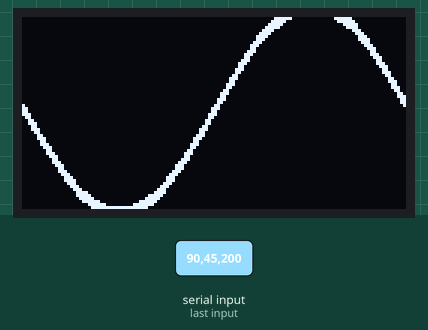
Bench run of a program on a simulated Arduino Uno, built with avr-gcc and run on an emulated ATmega328P. Shown: 128×64 one-colour display. Wiring (inferred from the names in the program): SSD1306 OLED at I2C address 0x3C. Inputs (shaded band) come from the test bench. What the program prints to the serial monitor is not drawn.

1.3 s: "90,45,200\n" received over Serial
Above: at 2.6 s.
2.9 s: "30,150,10\n" received over Serial
4.5 s: "5\n" received over Serial
Timing chart, 0 to 7.5 s (numbered marks = the images above; inputs shaded):
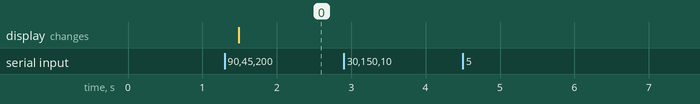

Measured:
- after the input at 1.3 s, the display: changes after 0.19 s (image 0)
- after the input at 2.9 s, every drawn part: stays the same
- after the input at 4.5 s, every drawn part: stays the same

The program:

main.cpp
```cpp
#include <Arduino.h>
#include "displayService.h"
#include <Wire.h>
#include "comms/reciever.h"


oled screen(128, 64);
displayService display(&screen);

void checkSerial(void)
{
  serialMessage newMessage = getSerialMessage();

  switch (newMessage.messageType)
  {
    case noCommand:  break;

    case changeScreen:
    {
      display.showScreen(newMessage.data);
      break;
    }

    case setWaveform:
    {
      display.setLFOwave(newMessage.data);
      break;
    }

    case setRate:
    {
      display.setLFOrate(newMessage.data);
      break;
    }

    case setAmp:
    {
      display.setLFOamp(newMessage.data);
      break;
    }

    case setPhase:
    {
      display.setLFOphase(newMessage.data);
      break;
    }

    default: break;
    }

}


void setup()
{
  Serial.begin(9600);

  Serial.println("init");
  Serial.println("OLED Example\n");
  Wire.begin();
  Wire.setClock(1000000);

  screen.begin();
  screen.clear();

}

void loop()
{
  checkSerial();
}
```

reciever.cpp
```cpp
#include "reciever.h"

enum messageByteNames
{
    commandByte = 0,
    dataByte = 1,

};


// Sample input: 1,2\n
char inputBuffer[40];
uint16_t newCommand[3] = {};
byte newByte[2] = {};
int counter = 0;


serialMessage getSerialMessage(void)
{
    serialMessage newMessage;

    newMessage.messageType = 0;
    newMessage.data = 0;

    if(Serial.available() > 0)
    {
        Serial.readBytesUntil('\n', inputBuffer, 3);

        Serial.print("buffer = ");
        Serial.println(inputBuffer);


        char* pch = strtok(inputBuffer,",\r\n");

    while(pch != NULL)
    {
      newCommand[counter] = atoi(pch);
      newByte[counter] = *pch;
      pch = strtok(NULL, ",\r\n");
      counter++;
    }

    counter = 0;

    newMessage.messageType = newByte[commandByte];
    newMessage.data = (newByte[dataByte] - 48);    //  -48 temp so we can test with ascii via serial monitor

    Serial.print ("New serial message,   type = ");
    Serial.print (newMessage.messageType);
    Serial.print (",  data = ");
    Serial.println (newMessage.data);


  }
    return newMessage;
}
```

reciever.h
```cpp
#ifndef RECIEVER_H
#define RECIEVER_H

#include <Arduino.h>


enum commandTypes
{
    noCommand = 48,   //  offset so we can send ascii in serial monitor to test
    changeScreen,
    setWaveform,
    setRate,
    setAmp,
    setPhase
};

struct serialMessage
{
    byte messageType = 0;
    byte data = 0;
};

serialMessage getSerialMessage(void);

//void checkSerial(oled);


#endif
```

displayService.cpp
```cpp
#include "displayService.h"


displayService::displayService(oled* screenPtr)
{
    screen = screenPtr;
}

displayService::~displayService()
{
}


void displayService::showScreen(byte screenNumber)
{
    Serial.print("show screen: ");
    Serial.println(screenNumber);

    switch (screenNumber)
    {
    case 1:
        screen->splashScreen();
        break;

    default:
        break;
    }

}

void displayService::updateLFO()
{
    switch (LFOshape)
    {
        case sine:
        {
            screen->sine(LFOrate, LFOamp);
            break;
        }

        case triangle:
        {
            screen->triangle(LFOrate, LFOamp);
            break;
        }

        case rampUp:
        {
            screen->saw(LFOrate, LFOamp);
            break;
        }

        case rampDown:
        {
            screen->saw(LFOrate, LFOamp);
            break;
        }

        case squaree:
        {
            screen->square(LFOrate, LFOamp);
            break;
        }

        case nonMusicLFO:
        {
            screen->square(LFOrate, LFOamp);
            break;
        }


        default:
            break;
    }

    screen->display();

}

void displayService::setLFOwave(byte waveForm)
{
    Serial.print("set wave: ");
    Serial.println(waveForm);

    LFOshape = waveForm;

    updateLFO();
}


void displayService::setLFOrate(byte rate)
{
    Serial.print("set rate: ");
    Serial.println(rate);

    LFOrate = rate;

    updateLFO();
}


void displayService::setLFOamp(byte amp)
{
    Serial.print("set amp: ");
    Serial.println(amp);

    LFOamp = amp;

    updateLFO();
}


void displayService::setLFOphase(byte phase)
{
    Serial.print("set phase: ");
    Serial.println(phase);

    LFOphase = phase;

    updateLFO();
}
```

displayService.h
```cpp
#ifndef DISPLAY_SERVICE_H
#define DISPLAY_SERVICE_H

#include <Arduino.h>
#include "drivers/oled.h"
#include "globals.h"


class displayService
{
    private:
        oled* screen;

        byte currentScreen = 0;

        byte LFOshape = sine;
        byte LFOrate = 0;
        byte LFOamp = 0;
        byte LFOphase = 0;


        void updateLFO();


    public:
        displayService(oled* screenPtr);
        ~displayService();

        void showScreen(byte screenNumber);
        void setLFOwave(byte waveForm);
        void setLFOrate(byte rate);
        void setLFOamp(byte amp);
        void setLFOphase(byte phase);
};


#endif //  DISPLAY_SERVICE_H
```

globals.h
```cpp
#ifndef GLOBALS_H
#define GLOBALS_H

#include <Arduino.h>


enum waveForms
{
    noWaveform = 0,
    sine,
    triangle,
    rampUp,
    rampDown,
    squaree,
    nonMusicLFO
};


#endif  //  GLOBALS_H
```

SSD1306_i2c.cpp
```cpp
// #include "SSD1306_i2c.h"
// #include <Wire.h>

// //I2C
// #define IIC_CMD        0X00
// #define IIC_RAM        0X40
// #define command(Reg)  I2C_Write_Byte(Reg, IIC_CMD)
// #define data(Data)    I2C_Write_Byte(Data, IIC_RAM)

// #define MEMORYMODE 0x20          ///< See datasheet
// #define COLUMNADDR 0x21          ///< See datasheet
// #define PAGEADDR 0x22            ///< See datasheet
// #define SETCONTRAST 0x81         ///< See datasheet
// #define CHARGEPUMP 0x8D          ///< See datasheet
// #define SEGREMAP 0xA0            ///< See datasheet
// #define DISPLAYALLON_RESUME 0xA4 ///< See datasheet
// #define DISPLAYALLON 0xA5        ///< Not currently used
// #define NORMALDISPLAY 0xA6       ///< See datasheet
// #define INVERTDISPLAY 0xA7       ///< See datasheet
// #define SETMULTIPLEX 0xA8        ///< See datasheet
// #define DISPLAYOFF 0xAE          ///< See datasheet
// #define DISPLAYON 0xAF           ///< See datasheet
// #define COMSCANINC 0xC0          ///< Not currently used
// #define COMSCANDEC 0xC8          ///< See datasheet
// #define SETDISPLAYOFFSET 0xD3    ///< See datasheet
// #define SETDISPLAYCLOCKDIV 0xD5  ///< See datasheet
// #define SETPRECHARGE 0xD9        ///< See datasheet
// #define SETCOMPINS 0xDA          ///< See datasheet
// #define SETVCOMDETECT 0xDB       ///< See datasheet

// #define SETPAGE 0xB0
// #define SETLOWCOLUMN 0x00
// #define SETHIGHCOLUMN 0x10
// #define SETSTARTLINE 0x40  ///< See datasheet

// #define EXTERNALVCC 0x01  ///< External display voltage source
// #define SWITCHCAPVCC 0x02 ///< Gen. display voltage from 3.3V

// #define RIGHT_HORIZONTAL_SCROLL 0x26              ///< Init rt scroll
// #define LEFT_HORIZONTAL_SCROLL 0x27               ///< Init left scroll
// #define VERTICAL_AND_RIGHT_HORIZONTAL_SCROLL 0x29 ///< Init diag scroll
// #define VERTICAL_AND_LEFT_HORIZONTAL_SCROLL 0x2A  ///< Init diag scroll
// #define DEACTIVATE_SCROLL 0x2E                    ///< Stop scroll
// #define ACTIVATE_SCROLL 0x2F                      ///< Start scroll
// #define SET_VERTICAL_SCROLL_AREA 0xA3             ///< Set scroll range


// SSD1306_i2c::SSD1306_i2c(uint8_t addr, uint16_t w, uint16_t h, uint8_t* buf)
// {
//     Serial.println("constructor");
//     Wire.begin();

//     address = addr;
//     width = w;
//     height = h;

//     buffer = buf;
// }

// SSD1306_i2c::~SSD1306_i2c()
// {
// }

// void SSD1306_i2c::begin(void)
// {
//     Serial.println("begin");

//     command(DISPLAYOFF);

//     command(SETDISPLAYCLOCKDIV);
//     command(0x80); // set divide ratio

//     command(SETMULTIPLEX); // multiplex ratio(1 to 64)
//     command(0x3f); // 1/64 duty

//     command(SETDISPLAYOFFSET);
//     command(0x00); // not offset

//     command(CHARGEPUMP);
//     command(0x14); //  (0x10)disable

//     command(SETSTARTLINE);

//     command(NORMALDISPLAY);  // ie not INVERTDISPLAY

//     command(DISPLAYALLON_RESUME);//Disable Entire Display On

//     command(0xa1);//--set segment re-map 128 to 0

//     command(COMSCANDEC);//--Set COM Output Scan Direction 64 to 0

//     command(SETCOMPINS);//--set com pins hardware configuration
//     command(0x12);

//     command(0x81);//--set contrast control register
//     command(0xcf);

//     command(SETPRECHARGE);//--set pre-charge period
//     command(0xf1);

//     command(SETVCOMDETECT);//--set vcomh
//     command(0x40);

//     command(DISPLAYON);//--turn on oled panel
// }

// void SSD1306_i2c::I2C_Write_Byte(uint8_t value, uint8_t cmd)
// {
//   Serial.println("write byte");

//   Wire.beginTransmission(address);
//   Wire.write(cmd);
//   Wire.write(value);
//   Wire.endTransmission();
// }

// void SSD1306_i2c::display(void)
// {
//     Serial.println("display");

//     for (uint8_t page = 0; page < pages; page++)
//     {
//         command(SETPAGE + page);/* set page address */
//         command(SETLOWCOLUMN);   /* set low column address */
//         command(SETHIGHCOLUMN);  /* set high column address */

//         for(uint8_t i = 0; i < width; i++)
//         {
//           data(buffer[i+ page * width]);// write data one
//         }
//     }
// }

// void SSD1306_i2c::pixel(int x, int y, bool color)
// {
//     Serial.println("pixel");

//     if (x > width || y > height) return;

//     if (color)
//     {
//         buffer[x+(y/8)*width] |= 1<<(y%8);
//     }

//     else
//     {
//         buffer[x+(y/8)*width] &= ~(1<<(y%8));
//     }

// }

// void SSD1306_i2c::bitmap(uint8_t x,uint8_t y,const uint8_t *pBmp, uint8_t chWidth, uint8_t chHeight)
// {
//     Serial.println("bitmap");

// 	uint8_t byteWidth = (chWidth + 7)/8;

// 	for(uint8_t j = 0;j < chHeight;j++)
//     {
// 		for(uint8_t i = 0;i <chWidth;i++)
//         {
// 			if(pgm_read_byte(pBmp + j * byteWidth + i / 8) & (128 >> (i & 7)))
//             {
// 			    pixel(x + i, y + j, 1);
// 			}
// 		}
// 	}
// }


// void SSD1306_i2c::er_oled_clear(void)
// {
//     Serial.println("clear");

// 	int i;
// 	for(i = 0;i < width * height / 8;i++)
// 	{
// 		buffer[i] = 0;
// 	}
// }


// void SSD1306_i2c::er_oled_pixel(int x, int y, char color)
// {
//     Serial.println("pixel er");

//     if(x > width || y > height)return ;
//     if(color)
//         buffer[x+(y/8)*width] |= 1<<(y%8);
//     else
//         buffer[x+(y/8)*width] &= ~(1<<(y%8));
// }


// void SSD1306_i2c::er_oled_bitmap(uint8_t x,uint8_t y,const uint8_t *pBmp, uint8_t chWidth, uint8_t chHeight)
// {
//     Serial.println("bitmap er");

// 	uint8_t i, j, byteWidth = (chWidth + 7)/8;
// 	for(j = 0;j < chHeight;j++){
// 		for(i = 0;i <chWidth;i++){
// 			if(pgm_read_byte(pBmp + j * byteWidth + i / 8) & (128 >> (i & 7))){
// 				er_oled_pixel(x + i,y + j, 1);
// 			}
// 		}
// 	}
// }

// void SSD1306_i2c::er_oled_display()
// {
//     Serial.println("display er");

//         uint8_t page,i;
//     for (page = 0; page < pages; page++) {
//         command(0xB0 + page);/* set page address */
//         command(0x00);   /* set low column address */
//         command(0x10);  /* set high column address */
//         for(i = 0; i< width; i++ ) {
//           data(buffer[i+page*width]);// write data one
//         }
//     }
// }
```

i2cDriver.cpp
```cpp
#include <Wire.h>
#include "i2cDriver.h"

#define I2C_CMD        0X00
#define I2C_RAM        0X40


SSD1306_I2C_Driver::SSD1306_I2C_Driver(){}


SSD1306_I2C_Driver::SSD1306_I2C_Driver(uint8_t _address)
{
    address = _address;
}

SSD1306_I2C_Driver::~SSD1306_I2C_Driver(){}

// Public functions

void SSD1306_I2C_Driver::sendI2Ccommand(uint8_t command)
{
    I2CwriteByte(command, I2C_CMD);
}

void SSD1306_I2C_Driver::sendI2Cdata(uint8_t data)
{
    I2CwriteByte(data, I2C_RAM);
}

void SSD1306_I2C_Driver::setAddress(uint8_t newAddress)
{
    address = newAddress;
}


//  Private functions

void SSD1306_I2C_Driver::I2CwriteByte(uint8_t value, uint8_t Cmd)
{
  Wire.beginTransmission(address);
  Wire.write(Cmd);
  Wire.write(value);
  Wire.endTransmission();
}
```

i2cDriver.h
```cpp
#ifndef I2C_DRIVER_H
#define I2C_DRIVER_H

#include <Arduino.h>


class SSD1306_I2C_Driver
{
private:
    uint8_t address = 0x3c;   // I2C address of SSD1306, default 0x3C
    void I2CwriteByte(uint8_t value, uint8_t Cmd);

public:
    SSD1306_I2C_Driver();
    SSD1306_I2C_Driver(uint8_t _address);
    ~SSD1306_I2C_Driver();

    void sendI2Ccommand(uint8_t command);
    void sendI2Cdata(uint8_t data);
    void setAddress(uint8_t newAddress);
};


#endif  // I2C_DRIVER_H
```

oled.h
```cpp
/***************************************************
//Web: http://www.buydisplay.com
EastRising Technology Co.,LTD
****************************************************/

#ifndef _oled_H_
#define _oled_H_

#include <Arduino.h>
#include "i2cDriver.h"


class oled
{
    private:

        SSD1306_I2C_Driver i2c;

        uint16_t HEIGHT = 64;
        uint16_t WIDTH = 128;
        uint16_t PAGES = HEIGHT / 8;
        uint8_t *buffer;

        int16_t centreX = ((WIDTH / 2) - 1);
        int16_t centreY = ((HEIGHT / 2) - 1);


        uint16_t sawY = HEIGHT;
        uint16_t triY = HEIGHT;
        bool triangleDirectionisUp = false;
        bool squareIsAtTop = true;


        void initScreenBuffer(void);   //  call at init to allocate for buffer

        void printChar(unsigned char x, unsigned char y, char acsii, char size, char mode);

        void drawFastVLine(int16_t x, int16_t y, int16_t h, uint16_t color);


        void pixel(int x,int y,char color);
        void writeLine(int16_t x0, int16_t y0, int16_t x1, int16_t y1, uint16_t color);
        void fillRect(int16_t x, int16_t y, int16_t w, int16_t h, uint16_t color);

        void text(uint8_t x, uint8_t y, uint8_t chChar);
        void char1616(uint8_t x,uint8_t y,uint8_t chChar);
        void char3216(uint8_t x, uint8_t y, uint8_t chChar);
        void string(uint8_t x, uint8_t y, const char *pString, uint8_t Size, uint8_t Mode);

        void bitmap(uint8_t x,uint8_t y,const uint8_t *pBmp, uint8_t chWidth, uint8_t chHeight);

    public:
        oled();
        oled(uint16_t width, uint16_t height);
        oled(uint16_t width, uint16_t height, uint8_t I2Caddress);
        ~oled();

        void begin();

        void display();
        void clear();


        void sine(uint8_t rate, uint8_t amp);
        void triangle(uint8_t rate, uint8_t amp);
        void saw(uint8_t rate, float amp);
        void square(uint8_t rate, float amp);

        void splashScreen(void);


        void test(void);


};


#endif
```

Source omitted: bitmaps.h (data table, 37927 bytes), fonts.h (data table, 26892 bytes), oled.cpp (15633 bytes)
